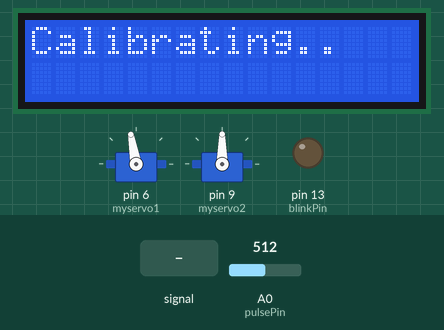
This sketch was run on a simulated Arduino Uno, built with avr-gcc and run on an emulated ATmega328P. Shown: 16×2 character LCD, 2 × servo, output pins drawn as LEDs (lit = HIGH). Dashed ring = blinking. The inputs (shaded band) are chosen by the test bench; at power-on: A0 (pulsePin) = 512. The audio player accepts every command and is not drawn; what the sketch prints to the serial monitor is not drawn.

Above: at 3.9 s.
4.0 s: A0 (pulsePin) fed a 200 Hz sine of ±81 counts around its level
At 6.8 s:
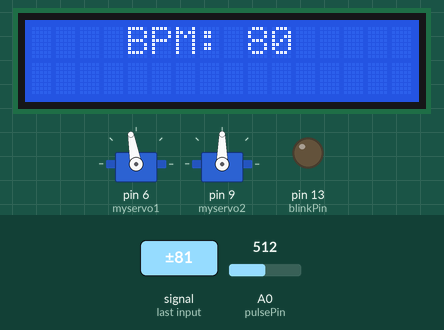
7.0 s: A0 (pulsePin) set to 513
At 9.9 s:
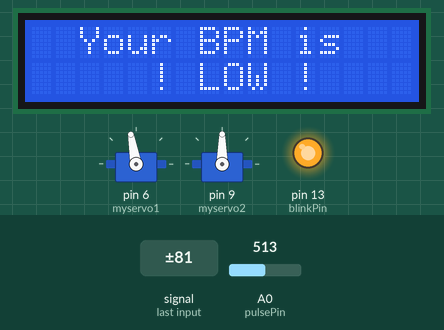
10.0 s: A0 (pulsePin) fed a 2 Hz sine of ±306 counts around its level
At 10.92 s:
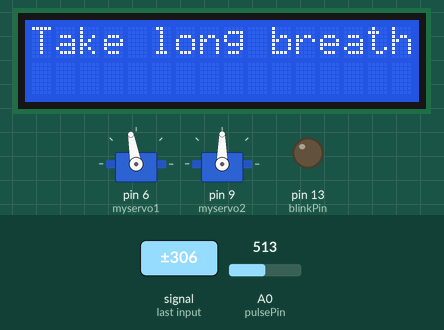
12.2 s: A0 (pulsePin) set to 535
15.2 s: A0 (pulsePin) fed a 50 Hz sine of ±306 counts around its level
At 16.4 s:
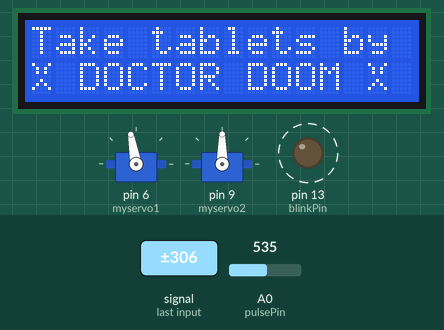
16.7 s: A0 (pulsePin) fed a 1000 Hz sine of ±255 counts around its level
At 20.7 s:
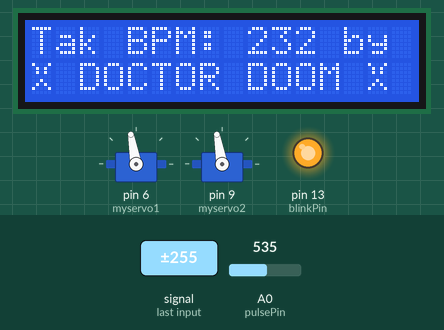
Timing chart, 0 to 23.3 s (numbered marks = the images above; inputs shaded):
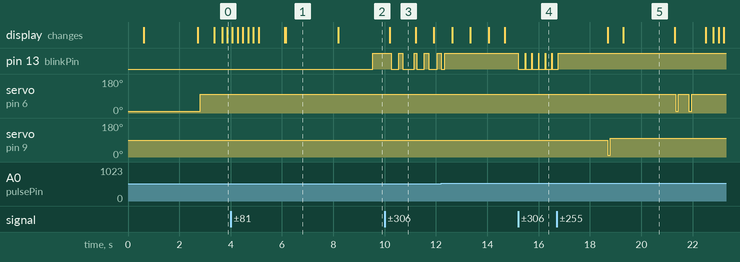

Measured:
- the behaviour switches between 512 and 513 on A0 (pulsePin) (found by bisection; images 1 and 2)
- after the input at 4.0 s, servo on pin 6 (myservo1): stops changing and stays 100°; the display: first differs from a run without the input after 1.1 s (image 1 shows a later state)
- after the input at 7.0 s, pin 13 (blinkPin): LOW → HIGH after 2.5 s
- after the input at 10.0 s, pin 13 (blinkPin): HIGH → LOW after 0.25 s, → HIGH 0.29 s later, → LOW 0.17 s later, → HIGH 0.43 s later, … (8 changes in this stretch)
- after the input at 15.2 s, pin 13 (blinkPin): alternates HIGH for 0.01 s and LOW for 0.25 s, starting at once
- after the input at 16.7 s, pin 13 (blinkPin): goes on until 16.8 s, then stays HIGH
- what the display in image 3 shows lasts 1.0 s, from 10.2 s to 11.2 s

The sketch:

MP3_TF_interfacePULLUP.ino
```cpp
#include "SoftwareSerial.h"
#include "DFRobotDFPlayerMini.h"

// DLF PLAYER [][][] HEARTRATE PULLUP
// DLF 1: TEST ALW     *******************
// DLF 2: CALIBRATING  *******************
// DLF 3: NORMAL       *******************
// DLF 4: BP HIGH      *******************
// DLF 5: BP LOW       *******************

static const uint8_t PIN_MP3_TX = 2; // Connects to module's RX
static const uint8_t PIN_MP3_RX = 3; // Connects to module's TX
SoftwareSerial softwareSerial(PIN_MP3_RX, PIN_MP3_TX);

DFRobotDFPlayerMini player;

#include <Wire.h>

#include <Servo.h>
#include <LiquidCrystal_I2C.h>
LiquidCrystal_I2C lcd(0x27,16,2);

int pulsePin = A0;                 // Pulse Sensor purple wire connected to analog pin A0
int blinkPin = 13;                // pin to blink led at each beat


#include "MAX30100_PulseOximeter.h"
#define REPORTING_PERIOD_MS     1000

Servo myservo1;
Servo myservo2;


#define LED 2
#define Buzzer 3
#define Sensor A1

byte smile[] = {
  B00000,
  B00000,
  B01010,
  B00000,
  B10001,
  B01110,
  B00000,
  B00000
};
byte mod[] = {
  B00000,
  B00000,
  B01010,
  B00000,
  B11111,
  B00000,
  B00000,
  B00000
};
byte sad[] = {
  B10001,
  B01010,
  B01010,
  B00000,
  B00100,
  B01010,
  B10001,
  B00000
};

// Volatile Variables, used in the interrupt service routine!
volatile int BPM;                   // int that holds raw Analog in 0. updated every 2mS
volatile int Signal;                // holds the incoming raw data
volatile int IBI = 600;             // int that holds the time interval between beats! Must be seeded!
volatile boolean Pulse = false;     // "True" when User's live heartbeat is detected. "False" when not a "live beat".
volatile boolean QS = false;        // becomes true when Arduoino finds a beat.

static boolean serialVisual = true;   // Set to 'false' by Default.  Re-set to 'true' to see Arduino Serial Monitor ASCII Visual Pulse

volatile int rate[10];                      // array to hold last ten IBI values
volatile unsigned long sampleCounter = 0;          // used to determine pulse timing
volatile unsigned long lastBeatTime = 0;           // used to find IBI
volatile int P = 512;                      // used to find peak in pulse wave, seeded
volatile int T = 512;                     // used to find trough in pulse wave, seeded
volatile int thresh = 525;                // used to find instant moment of heart beat, seeded
volatile int amp = 100;                   // used to hold amplitude of pulse waveform, seeded
volatile boolean firstBeat = true;        // used to seed rate array so we startup with reasonable BPM
volatile boolean secondBeat = false;      // used to seed rate array so we startup with reasonable BPM

void setup()
{
  softwareSerial.begin(9600);
  pinMode(blinkPin,OUTPUT);         // pin that will blink to your heartbeat!
  Serial.begin(115200);             // we agree to talk fast!
  interruptSetup();                 // sets up to read Pulse Sensor signal every 2mS
                                    // IF YOU ARE POWERING The Pulse Sensor AT VOLTAGE LESS THAN THE BOARD VOLTAGE,
                                    // UN-COMMENT THE NEXT LINE AND APPLY THAT VOLTAGE TO THE A-REF PIN
                                    //   analogReference(EXTERNAL);
  if (player.begin(softwareSerial)) {
    Serial.print ("OK");

    // Set volume to maximum (0 to 30).
    player.volume(70);
    player.play(1);

  } else {
    Serial.print("Connecting to DFPlayer Mini failed!");
  }

 lcd.init();
 lcd.setCursor(3,0);
 lcd.print("PULSE RATE");
 lcd.setCursor(5,1);
 lcd.print("SENSOR");
 delay(2000);

  interruptSetup();
  lcd.begin(16,2);
  lcd.createChar(1 ,smile);
  lcd.createChar(2 ,mod);
  lcd.createChar(3 ,sad);
  myservo1.attach(6);
  myservo2.attach(9);

 lcd.clear();
}


void interruptSetup()
{
  // Initializes Timer2 to throw an interrupt every 2mS.
  TCCR2A = 0x02;     // DISABLE PWM ON DIGITAL PINS 3 AND 11, AND GO INTO CTC MODE
  TCCR2B = 0x06;     // DON'T FORCE COMPARE, 256 PRESCALER
  OCR2A = 0X7C;      // SET THE TOP OF THE COUNT TO 124 FOR 500Hz SAMPLE RATE
  TIMSK2 = 0x02;     // ENABLE INTERRUPT ON MATCH BETWEEN TIMER2 AND OCR2A
  sei();             // MAKE SURE GLOBAL INTERRUPTS ARE ENABLED
}

void serialOutput()
{   // Decide How To Output Serial.
 if (serialVisual == true)
  {
     arduinoSerialMonitorVisual('-', Signal);   // goes to function that makes Serial Monitor Visualizer
  }
 else
  {
      sendDataToSerial('S', Signal);     // goes to sendDataToSerial function
   }
}

void serialOutputWhenBeatHappens()
{
 if (serialVisual == true) //  Code to Make the Serial Monitor Visualizer Work
   {
     Serial.print(" Heart Beat Rate ");  //ASCII Art Madness
     Serial.print("BPM: ");
     Serial.println(BPM);
     Serial.print("/n");


    /* lcd.print("Heart Beat Rate ");
     lcd.setCursor(1,1);
     lcd.print("BPM: ");
     lcd.setCursor(5,1);
     lcd.print(BPM);
     delay(300);
     lcd.clear();*/
   }
 else
   {
     sendDataToSerial('B',BPM);   // send heart rate with a 'B' prefix
     sendDataToSerial('Q',IBI);   // send time between beats with a 'Q' prefix
   }
}

void arduinoSerialMonitorVisual(char symbol, int data )
{
  const int sensorMin = 0;      // sensor minimum, discovered through experiment
  const int sensorMax = 1024;    // sensor maximum, discovered through experiment
  int sensorReading = data; // map the sensor range to a range of 12 options:
  int range = map(sensorReading, sensorMin, sensorMax, 0, 11);
  // do something different depending on the
  // range value:
}


void sendDataToSerial(char symbol, int data )
{
   Serial.print(symbol);
   Serial.println(data);
}

ISR (TIMER2_COMPA_vect) //triggered when Timer2 counts to 124
{
  cli();                                      // disable interrupts while we do this
  Signal = analogRead(pulsePin);              // read the Pulse Sensor
  sampleCounter += 2;                         // keep track of the time in mS with this variable
  int N = sampleCounter - lastBeatTime;       // monitor the time since the last beat to avoid noise
                                              //  find the peak and trough of the pulse wave
  if(Signal < thresh && N > (IBI/5)*3) // avoid dichrotic noise by waiting 3/5 of last IBI
    {
      if (Signal < T) // T is the trough
      {
        T = Signal; // keep track of lowest point in pulse wave
      }
    }

  if(Signal > thresh && Signal > P)
    {          // thresh condition helps avoid noise
      P = Signal;                             // P is the peak
    }                                        // keep track of highest point in pulse wave

  //  NOW IT'S TIME TO LOOK FOR THE HEART BEAT
  // signal surges up in value every time there is a pulse
  if (N > 250)
  {                                   // avoid high frequency noise
    if ( (Signal > thresh) && (Pulse == false) && (N > (IBI/5)*3) )
      {
        Pulse = true;                               // set the Pulse flag when we think there is a pulse
        digitalWrite(blinkPin,HIGH);                // turn on pin 13 LED
        IBI = sampleCounter - lastBeatTime;         // measure time between beats in mS
        lastBeatTime = sampleCounter;               // keep track of time for next pulse

        if(secondBeat)
        {                        // if this is the second beat, if secondBeat == TRUE
          secondBeat = false;                  // clear secondBeat flag
          for(int i=0; i<=9; i++) // seed the running total to get a realisitic BPM at startup
          {
            rate[i] = IBI;
          }
        }

        if(firstBeat)
        {
          firstBeat = false;                   // clear firstBeat flag
          secondBeat = true;                   // set the second beat flag
          sei();                               // enable interrupts again
          return;                              // IBI value is unreliable so discard it
        }

      word runningTotal = 0;

      for(int i=0; i<=8; i++)
        {
          rate[i] = rate[i+1];                  // and drop the oldest IBI value
          runningTotal += rate[i];              // add up the 9 oldest IBI values
        }

      rate[9] = IBI;                          // add the latest IBI to the rate array
      runningTotal += rate[9];                // add the latest IBI to runningTotal
      runningTotal /= 10;                     // average the last 10 IBI values
      BPM = 60000/runningTotal;               // how many beats can fit into a minute? that's BPM!
      QS = true;                              // set Quantified Self flag
      // QS FLAG IS NOT CLEARED INSIDE THIS ISR
    }
  }

  if (Signal < thresh && Pulse == true)
    {   // when the values are going down, the beat is over
      digitalWrite(blinkPin,LOW);            // turn off pin 13 LED
      Pulse = false;                         // reset the Pulse flag so we can do it again
      amp = P - T;                           // get amplitude of the pulse wave
      thresh = amp/2 + T;                    // set thresh at 50% of the amplitude
      P = thresh;                            // reset these for next time
      T = thresh;
    }

  if (N > 2500)
    {                           // if 2.5 seconds go by without a beat
      thresh = 512;                          // set thresh default
      P = 512;                               // set P default
      T = 512;                               // set T default
      lastBeatTime = sampleCounter;          // bring the lastBeatTime up to date
      firstBeat = true;                      // set these to avoid noise
      secondBeat = false;                    // when we get the heartbeat back
    }

  sei();                                   // enable interrupts when youre done!
}

void loop()
{
   serialOutput();
   myservo1.write(10);
    delay(100);
    myservo1.write(100);
    delay(500);

//
 /*    lcd.clear();
      lcd.setCursor(1,0);
     lcd.write(1);
     lcd.print(" ==NORMAL== ");
     lcd.write(1);
     lcd.setCursor(4,1);
     lcd.print("BPM: ");
     lcd.setCursor(9,1);
     lcd.print(BPM);
     delay(2000);


    myservo1.write(10);
    delay(100);
    myservo1.write(100);
    delay(500);

    lcd.clear();

   if(BPM>120){
   lcd.clear();
    digitalWrite(1, HIGH);
    digitalWrite(3, HIGH);
     lcd.setCursor(4,0);
    lcd.print("Your BPM is");
     lcd.setCursor(0,1);
    lcd.print("    ! HIGH !     ");
    delay(2000);
    lcd.clear();
  delay(1000);
    lcd.clear();
    lcd.setCursor(0,0);
    lcd.print("Take long breathe");
   // lcd.write(3);
    delay(1000);
    lcd.clear();

    lcd.setCursor(5,0);
    lcd.print("Relax");
 //   lcd.write(3);
    delay(700);
    lcd.clear();

    lcd.setCursor(6,0);
    lcd.print("AND");
  //  lcd.write(3);
    delay(700);
    lcd.clear();

    lcd.setCursor(1,0);
    lcd.print("Calm Yourself");
  //  lcd.write(3);
    delay(700);
    lcd.clear();

    lcd.setCursor(6,0);
    lcd.print("AND");
  //  lcd.write(3);
    delay(700);
    lcd.clear();


    lcd.clear();
    lcd.setCursor(0,0);
    lcd.print("Take tablets by");
    delay(600);
    lcd.setCursor(2,1);
    lcd.write(3);
    lcd.print("DOCTOR DOOM");
    lcd.write(3);
    delay(4000);

    lcd.clear();
      lcd.setCursor(3, 0);
  lcd.print(" BPM:");
  lcd.print(BPM);
  Serial.print(BPM);


   myservo1.write(10);
  //  delay(1);
    delay(100);

    myservo1.write(100);
    delay(400);

    digitalWrite(1, LOW);
     digitalWrite(3,LOW);
    lcd.clear();

   }


  if(BPM<70){
   lcd.clear();
    digitalWrite(1, HIGH);
    digitalWrite(3, HIGH);
     lcd.setCursor(2,0);
    lcd.print("Your BPM is");
     lcd.setCursor(1,1);
    lcd.print("    ! LOW !    ");
    delay(2000);
    lcd.clear();
  delay(1000);
    lcd.clear();
    lcd.setCursor(0,0);
    lcd.print("Take long breathe");
   // lcd.write(3);
    delay(1000);
    lcd.clear();

    lcd.setCursor(5,0);
    lcd.print("Relax");
 //   lcd.write(3);
    delay(700);
    lcd.clear();

    lcd.setCursor(6,0);
    lcd.print("AND");
  //  lcd.write(3);
    delay(700);
    lcd.clear();

    lcd.setCursor(1,0);
    lcd.print("Calm Yourself");
  //  lcd.write(3);
    delay(700);
    lcd.clear();

    lcd.setCursor(6,0);
    lcd.print("AND");
  //  lcd.write(3);
    delay(700);
    lcd.clear();


    lcd.clear();
    lcd.setCursor(0,0);
    lcd.print("Take tablets by");
    delay(600);
    lcd.setCursor(0,1);
    lcd.write(3);
    lcd.print(" DOCTOR DOOM ");
    lcd.write(3);
    delay(4000);
      lcd.setCursor(3, 0);
  lcd.print(" BPM:");
  lcd.print(BPM);
  Serial.print(BPM);


    myservo2.write(10);
    delay(100);
    myservo2.write(100);
    delay(500);
    digitalWrite(1, LOW);
     digitalWrite(3,LOW);
    lcd.clear();

   }
 myservo1.write(10);
  //  delay(1);
    delay(100);

    myservo1.write(100);
    delay(400);

/*myservo2.write(10);
    delay(100);
    myservo2.write(100);
    delay(500);
   */
//

////////////////////


lcd.clear();

if(BPM<77){

  player.volume(70);
  player.play(2);

  lcd.setCursor(0,0);
  lcd.print("Calibrating");
  delay(300);
  lcd.print(".");
  delay(200);
  lcd.print(".");
  delay(200);
  lcd.print(".");
  delay(200);
   lcd.clear();

lcd.setCursor(0,0);
  lcd.print("Calibrating");
  delay(200);
  lcd.print(".");
  delay(200);
  lcd.print(".");
  delay(200);
  lcd.print(".");
  delay(200);
   lcd.clear();

}


if(BPM>110){
  player.volume(70);
  player.play(2);

  lcd.setCursor(0,0);
  lcd.print("Calibrating");
  delay(300);
  lcd.print(".");
  delay(200);
  lcd.print(".");
  delay(200);
  lcd.print(".");
  delay(200);
   lcd.clear();

lcd.setCursor(0,0);

  lcd.print("Calibrating");
  delay(200);
  lcd.print(".");
  delay(200);
  lcd.print(".");
  delay(200);
  lcd.print(".");
  delay(200);
   lcd.clear();

}


     if(BPM<110 && BPM>77){

  player.volume(70);
  player.play(3);

   lcd.clear();
      lcd.setCursor(1,0);
     lcd.write(1);
     lcd.print(" ==NORMAL== ");
     lcd.write(1);
     lcd.setCursor(4,1);
     lcd.print("BPM: ");
     lcd.setCursor(9,1);
     lcd.print(BPM);
     delay(1000);
     lcd.clear();
     delay(70);

      lcd.setCursor(1,0);
     lcd.write(1);
     lcd.print(" ==NORMAL== ");
     lcd.write(1);
     lcd.setCursor(4,1);
     lcd.print("BPM: ");
     lcd.setCursor(9,1);
     lcd.print(BPM);
     delay(1000);

    /*
    myservo1.write(10);
    delay(100);
    myservo1.write(100);
    delay(500);
    */

     }


   if(BPM>120 && BPM<10){

   lcd.clear();

  player.volume(70);
  player.play(4);

   lcd.setCursor(0,0);
    lcd.print("HeartBeat Found");
    delay(1000);
    lcd.clear();

 lcd.setCursor(4,0);
     lcd.print("BPM: ");
     lcd.setCursor(9,0);
     lcd.print(BPM);
     delay(2000);
     lcd.clear();

     lcd.setCursor(2,0);
    lcd.print("Your BPM is");
     lcd.setCursor(0,1);
    lcd.print("    ! HIGH !     ");
    delay(2000);
    lcd.clear();
  delay(1000);
    lcd.clear();
    lcd.setCursor(0,0);
    lcd.print("Take long breathe");
   // lcd.write(3);
    delay(1000);
    lcd.clear();

    lcd.setCursor(5,0);
    lcd.print("Relax");
 //   lcd.write(3);
    delay(700);
    lcd.clear();

    lcd.setCursor(6,0);
    lcd.print("AND");
  //  lcd.write(3);
    delay(700);
    lcd.clear();

    lcd.setCursor(1,0);
    lcd.print("Calm Yourself");
  //  lcd.write(3);
    delay(700);
    lcd.clear();

    lcd.setCursor(6,0);
    lcd.print("AND");
  //  lcd.write(3);
    delay(700);
    lcd.clear();


    lcd.clear();
    lcd.setCursor(0,0);
    lcd.print("Take tablets by");
    delay(600);
    lcd.clear();

    lcd.setCursor(2,0);
    lcd.write(3);
    lcd.print("DOCTOR DOOM");
    lcd.write(3);
    lcd.setCursor(0,1);
    lcd.print("(As prescribed)");

    delay(4000);
    lcd.clear();
    player.volume(70);
    player.play(4);


   myservo1.write(10);
  //  delay(1);
    delay(100);

    myservo1.write(100);
    delay(400);

lcd.setCursor(4,0);
     lcd.print("BPM: ");
     lcd.setCursor(9,0);
     lcd.print(BPM);
     delay(2000);

    lcd.clear();

   }


  if(BPM<70 && BPM>64){
   lcd.clear();
   lcd.setCursor(0,0);
    lcd.print("HeartBeat Found");
    delay(1000);
    lcd.clear();

  player.volume(70);
  player.play(5);

lcd.setCursor(4,0);
     lcd.print("BPM: ");
     lcd.setCursor(9,0);
     lcd.print(BPM);
     delay(2000);
     lcd.clear();

     lcd.setCursor(2,0);
    lcd.print("Your BPM is");
     lcd.setCursor(1,1);
    lcd.print("    ! LOW !    ");
    delay(2000);
    lcd.clear();

    lcd.setCursor(0,0);
    lcd.print("Take long breathe");
   // lcd.write(3);
    delay(1000);
    lcd.clear();

    lcd.setCursor(5,0);
    lcd.print("Relax");
 //   lcd.write(3);
    delay(700);
    lcd.clear();

    lcd.setCursor(6,0);
    lcd.print("AND");
  //  lcd.write(3);
    delay(700);
    lcd.clear();

    lcd.setCursor(1,0);
    lcd.print("Calm Yourself");
  //  lcd.write(3);
    delay(700);
    lcd.clear();

    lcd.setCursor(6,0);
    lcd.print("AND");
  //  lcd.write(3);
    delay(700);
    lcd.clear();


    lcd.clear();
    lcd.setCursor(0,0);
    lcd.print("Take tablets by");
    delay(600);
    lcd.setCursor(0,1);
    lcd.write(3);
    lcd.print(" DOCTOR DOOM ");
    lcd.write(3);
    delay(4000);
      lcd.setCursor(3, 0);
  lcd.print(" BPM:");
  lcd.print(BPM);
  Serial.print(BPM);

// MOVING THE SECOND SERVO
    myservo2.write(10);
    delay(100);

    myservo2.write(100);
    delay(500);

    lcd.setCursor(4,0);
     lcd.print("BPM: ");
     lcd.setCursor(9,0);
     lcd.print(BPM);
     delay(2000);
     lcd.clear();

    player.volume(70);
  player.play(5);

   }

 myservo1.write(10);
  //  delay(1);
    delay(100);

    myservo1.write(100);
    delay(400);


  if (QS == true) // A Heartbeat Was Found
    {
      // BPM and IBI have been Determined
      // Quantified Self "QS" true when arduino finds a heartbeat
      serialOutputWhenBeatHappens(); // A Beat Happened, Output that to serial.
      QS = false; // reset the Quantified Self flag for next time
    }

  delay(20); //  take a break
}
```
